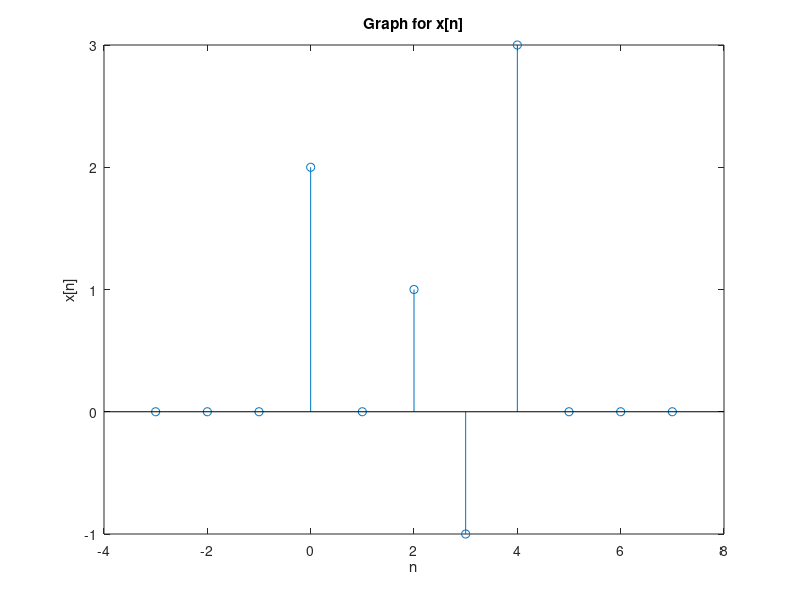
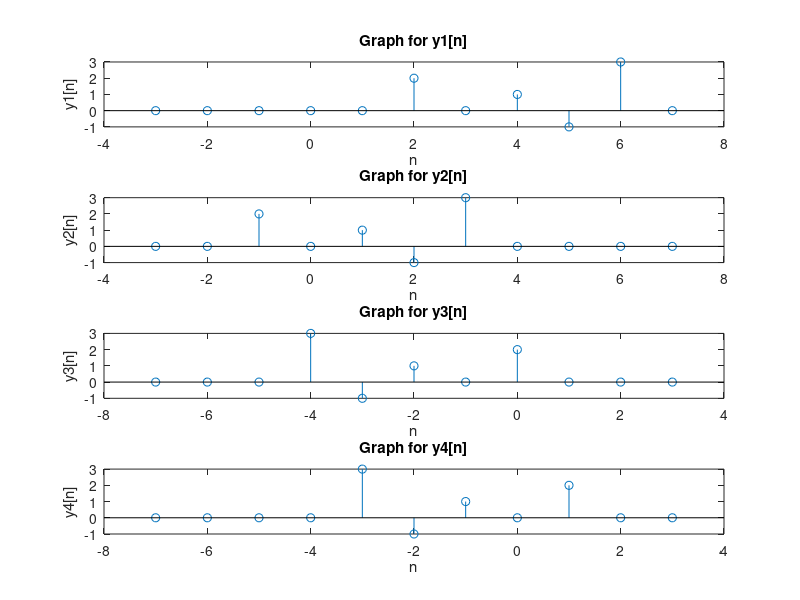

The MATLAB script that drew these images, in order:
%Name: Matlab/CUDA: Signals and Systems Lab 1st
%Auther: Changgang Zheng
%Student Number UESTC:2016200302027
%Student Number UoG:2289258z
%Institution: Glasgow College UESCT

function  problem_2nd
    figure; %create a new window for ploting
    nx=-3:1:7;
    ny3=-7:1:3;
    x=[0,0,0,2,0,1,-1,3,0,0,0];
    
    a=length(x);
    
    y1=zeros(1,11);
    y2=zeros(1,11);
    y3=zeros(1,11);
    y4=zeros(1,11);
    
    % The fist one/ right shift by two units
    for n=1:a-2
        y1(n+2)=x(n);
    end
    % The second one/ left shift by one units
    for n=1:a-1
        y2(n)=x(n+1);
    end
    % The third one/ inversed along y-axis
    for n=1:a
        y3(n)=x(a-n+1);
    end
     % The fourth one/ inversed along  y-axis and right shift by one unit
    for n=1:a-1
        y4(n+1)=y3(n);
    end
    
    subplot(1,1,1);     %build 1 rows and 1 columns of figure in that window, and place this figure in the first position of the window
    stem(nx,x)          %plot the figure of x
    title('Graph for x[n]');    %name the title of the first figure as 'Graph for x[n]'
    xlabel('n');        %name the label of x-axis as 'n'
    ylabel('x[n]');     %name the label of y-axis as 'x[n]'
    
    figure;             %create a new window for ploting
    
    subplot(4,1,1);     %place this figure in the first position of the window
    stem(nx,y1)         %plot the figure of y1
    title('Graph for y1[n]');   %name the title of the first figure as 'Graph for y1[n]'
    xlabel('n');        %name the label of x-axis as 'n'
    ylabel('y1[n]');    %name the label of y-axis as 'y1[n]'
    
    subplot(4,1,2);     %place this figure in the second position of the window
    stem(nx,y2)         %plot the figure of y2
    title('Graph for y2[n]');   %name the title of the second figure as 'Graph for y2[n]'
    xlabel('n');        %name the label of x-axis as 'n'
    ylabel('y2[n]');    %name the label of y-axis as 'y2[n]'
    
    subplot(4,1,3);     %place this figure in the third position of the window
    stem(ny3,y3)        %plot the figure of y3
    title('Graph for y3[n]');   %name the title of the thirt figure as 'Graph for y3[n]'
    xlabel('n');        %name the label of x-axis as 'n'
    ylabel('y3[n]');    %name the label of y-axis as 'y3[n]'
    
    subplot(4,1,4);     %place this figure in the fourth position of the window
    stem(ny3,y4)        %plot the figure of y4
    title('Graph for y4[n]');   %name the title of the fourth figure as 'Graph for y4[n]'
    xlabel('n');        %name the label of x-axis as 'n'
    ylabel('y4[n]');    %name the label of y-axis as 'y4[n]'